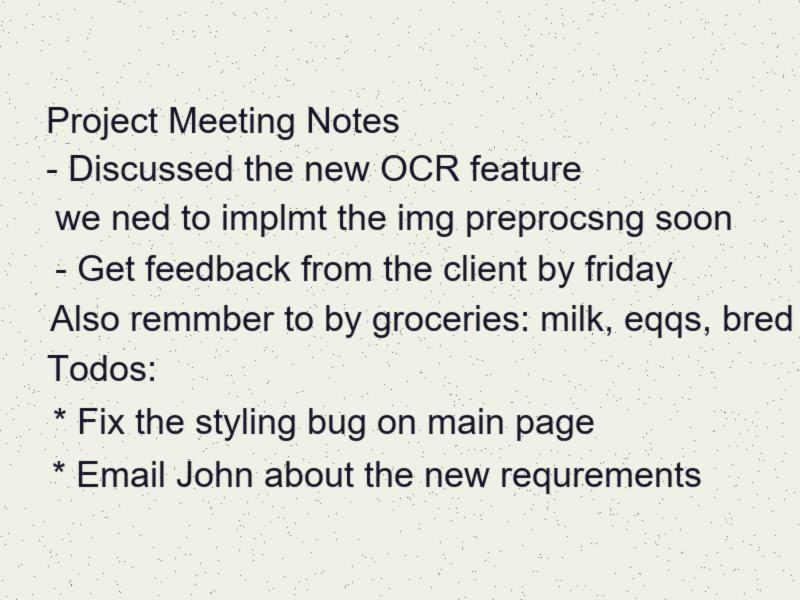
#> input picture sample_note.jpg, 800 x 600 px
$ python test_pipeline.py
#> lines starting #> are read from the running program, lines starting #| are printed output that depends on the picture; after the words box and inside, x2 and y2 are one past the last pixel; in counts of white or black regions, pixels touching at a corner belong together
#> in main, image is the input picture: PIL image 800x600 RGB; mean R, G, B 225.3, 225.3, 218.6
#| Loaded image size: (800, 600)
### image_processing.py
import cv2
import numpy as np

def preprocess_image(image):
    """
    Preprocess the image for better OCR results.
    Args:
        image: PIL Image or numpy array
    Returns:
        numpy array: Preprocessed image ready for OCR
    """
    # Convert PIL Image to OpenCV format if needed
    if not isinstance(image, np.ndarray):
        img = np.array(image)
        # Convert RGB to BGR for OpenCV
        img = cv2.cvtColor(img, cv2.COLOR_RGB2BGR)
    else:
        img = image.copy()

    # 1. Convert to grayscale
    gray = cv2.cvtColor(img, cv2.COLOR_BGR2GRAY)

    # 2. Adjust brightness and contrast
    # alpha controls contrast (1.0-3.0), beta controls brightness (0-100)
    alpha = 1.2
    beta = 10
    adjusted = cv2.convertScaleAbs(gray, alpha=alpha, beta=beta)
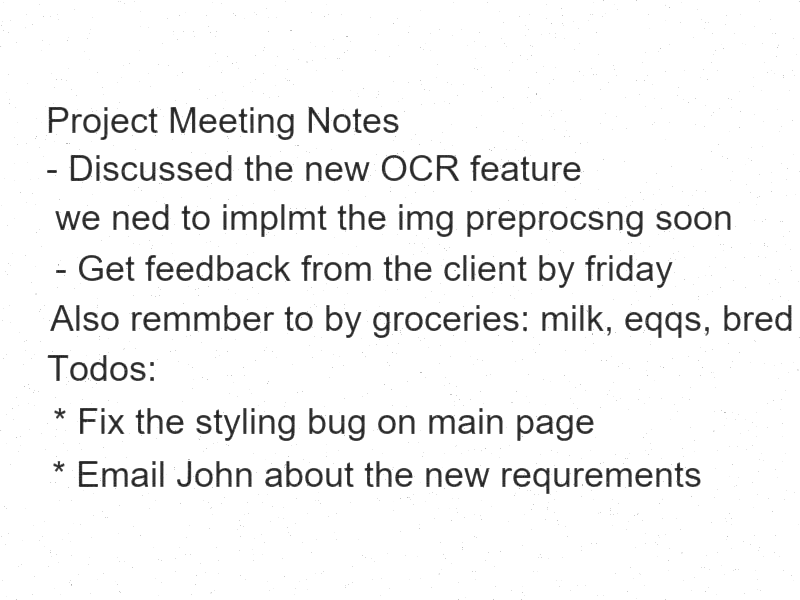
#> adjusted: shape (600, 800); min 10, max 255, mean 242.3

    # 3. Reduce noise using Gaussian Blur
    blurred = cv2.GaussianBlur(adjusted, (5, 5), 0)
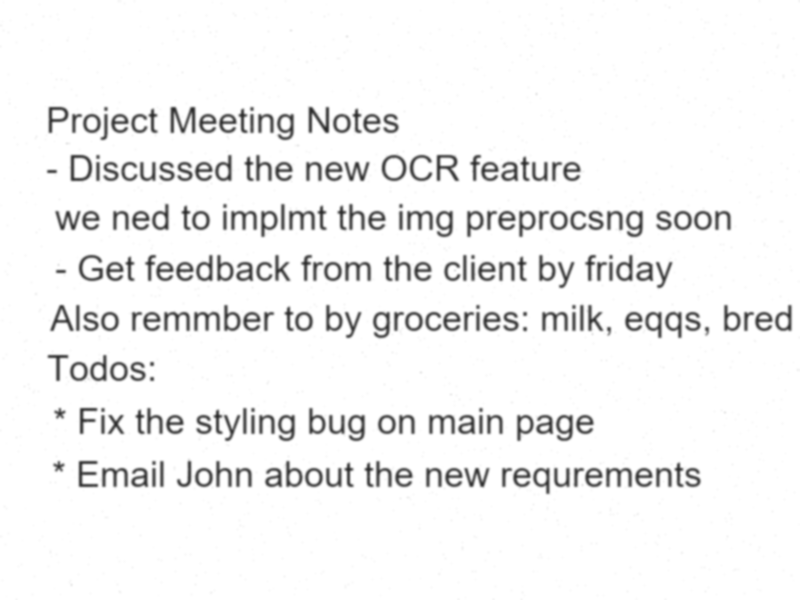
#> blurred: shape (600, 800); min 41, max 255, mean 242.3

    # 4. Apply thresholding for text clarity
    # Using adaptive thresholding which works better for varying lighting conditions in notes
    thresh = cv2.adaptiveThreshold(
        blurred, 255, cv2.ADAPTIVE_THRESH_GAUSSIAN_C, cv2.THRESH_BINARY, 11, 2
    )
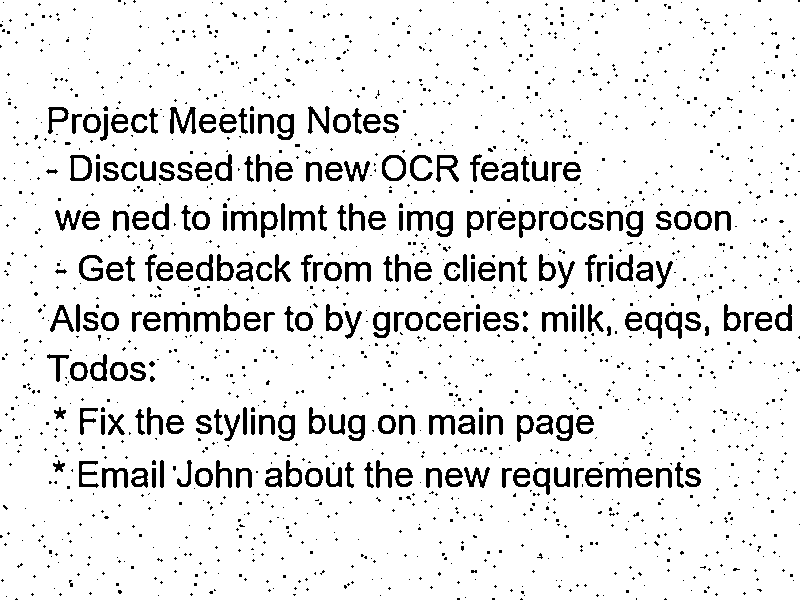
#> thresh: shape (600, 800); 91% white; 1652 black regions (1435 under 20 px), largest, box (x1, y1, x2, y2) and area: (170, 107, 196, 134) 341, (164, 312, 190, 332) 268, (436, 155, 459, 182) 267

    return thresh

### ocr_engine.py
import pytesseract
from PIL import Image
import numpy as np

# Note: pytesseract requires tesseract executable installed on the system.
# Typical windows installation path:
# pytesseract.pytesseract.tesseract_cmd = r'C:\Program Files\Tesseract-OCR\tesseract.exe'
# We will check if it's available or set the default path.

import sys
import os

if sys.platform == 'win32':
    # Try common installation paths on Windows
    common_paths = [
        r'C:\Program Files\Tesseract-OCR\tesseract.exe',
        r'C:\Program Files (x86)\Tesseract-OCR\tesseract.exe',
        r'C:\Users\anand\AppData\Local\Programs\Tesseract-OCR\tesseract.exe'
    ]
    for path in common_paths:
        if os.path.exists(path):
            pytesseract.pytesseract.tesseract_cmd = path
            break

def extract_text(image):
    """
    Extract text from a preprocessed image using OCR.
    Args:
        image: Preprocessed image (numpy array or PIL Image)
    Returns:
        str: Raw extracted text
    """
    try:
        # If the image is a numpy array from OpenCV preprocessing,
        # pytesseract can handle it directly or via PIL
        if isinstance(image, np.ndarray):
            # Convert to PIL Image for reliability
            img = Image.fromarray(image)
        else:
            img = image

        custom_config = r'--oem 3 --psm 6' # 3 is default OEM, 6 is assume a single uniform block of text
        raw_text = pytesseract.image_to_string(img, config=custom_config)
        return raw_text.strip()
    except pytesseract.TesseractNotFoundError:
        return "ERROR: Tesseract OCR is not installed or not added to PATH. Please install Tesseract-OCR."
    except Exception as e:
        return f"ERROR during OCR extraction: {str(e)}"

### test_pipeline.py
import os
from PIL import Image

# Import project modules
from image_processing import preprocess_image
from ocr_engine import extract_text
from ai_processing import correct_text, extract_todos

def main():
    if not os.path.exists("sample_note.jpg"):
        print("Please run create_test_image.py first.")
        return

    print("--- 1. Loading Image ---")
    image = Image.open("sample_note.jpg")
    print(f"Loaded image size: {image.size}")

    print("\n--- 2. Preprocessing Image ---")
    processed_img = preprocess_image(image)
    print("Image preprocessed via OpenCV.")

    print("\n--- 3. Extracting Text (OCR) ---")
    raw_text = extract_text(processed_img)
    print("Raw OCR Output:")
    print(">" * 20)
    print(raw_text)
    print("<" * 20)

    # Note: Ensure GEMINI_API_KEY is available in .env for these to work
    if "GEMINI_API_KEY" in os.environ or os.path.exists(".env"):
        print("\n--- 4. Running AI Correction ---")
        corrected = correct_text(raw_text)
        print("Corrected Text:")
        print(">" * 20)
        print(corrected)
        print("<" * 20)

        print("\n--- 5. Extracting To-Dos ---")
        todos = extract_todos(corrected)
        print("Extracted Action Items:")
        print(">" * 20)
        print(todos)
        print("<" * 20)
    else:
         print("\nGEMINI_API_KEY not found in .env, skipping GenAI step")

    print("\nPipeline test complete.")

if __name__ == "__main__":
    main()
#> (the call stopped at in extract_text, `raw_text = pytesseract.image_to_string(img, config=custom_config)`: pytesseract is not available in this run)
